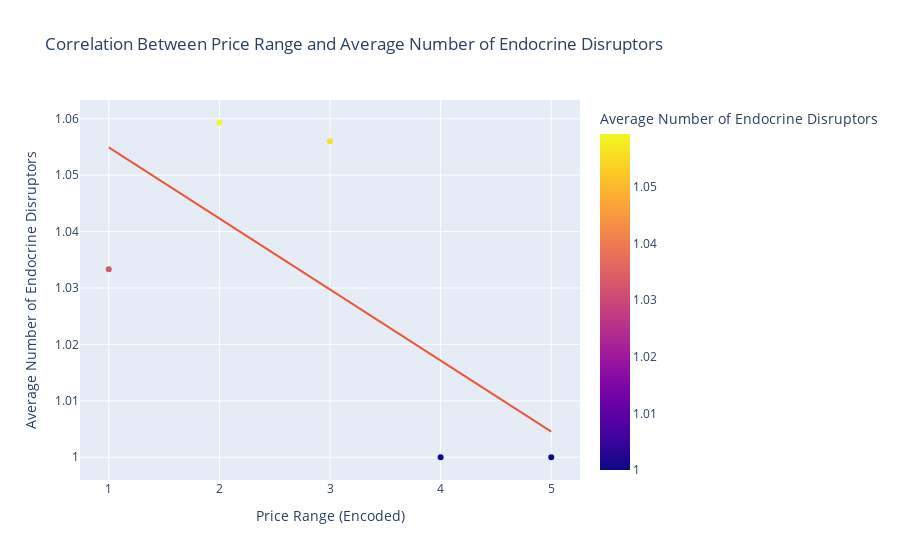

Write notebook code for a chart like this one.
### Markdown cell above
### **Question 3: Is there any relationship between the economic value and the number of endocrine disruptors? <br>Do more expensive brands contain fewer disruptors, while cheaper brands contain more?**

### Code cell
# Assuming final_ingredients_df is your existing DataFrame with relevant data

# Step 2: Filter the DataFrame to include only products with endocrine disruptors
disruptor_products = final_ingredients_df[final_ingredients_df['contains_disruptors'] == 'Yes']

# Step 3: Define a function to categorize prices
def categorize_price(price):
    if price < 20:
        return 'Low'
    elif 20 <= price < 50:
        return 'Medium'
    elif 50 <= price < 100:
        return 'High'
    elif 100 <= price < 200:
        return 'Very High'
    else:
        return 'Luxury'  # For prices above 200

# Step 4: Apply the function to create a new column for price range
disruptor_products['price_range'] = disruptor_products['price'].apply(categorize_price)

# Step 5: Calculate the average number of endocrine disruptors by price range
average_disruptors = disruptor_products.groupby('price_range')['number_disruptors'].mean()

# Step 6: Sort the results based on the predefined price range order
price_order = ['Low', 'Medium', 'High', 'Very High', 'Luxury']
average_disruptors = average_disruptors.reindex(price_order)

# Display the resulting Series
print("Average number of endocrine disruptors by price range:")
print(average_disruptors)

# Step 7: Create a DataFrame for correlation analysis
# Encode the price ranges into numerical values
price_mapping = {
    'Low': 1,
    'Medium': 2,
    'High': 3,
    'Very High': 4,
    'Luxury': 5
}

# Create the correlation DataFrame
correlation_df = pd.DataFrame({
    'Price Range': average_disruptors.index,
    'Average Number of Disruptors': average_disruptors.values
})

# Encode the Price Range
correlation_df['Encoded Price Range'] = correlation_df['Price Range'].map(price_mapping)

# Step 8: Calculate the Pearson correlation coefficient
correlation = correlation_df['Encoded Price Range'].corr(correlation_df['Average Number of Disruptors'])

# Display the correlation result
print(f"Pearson correlation coefficient between price range and average number of endocrine disruptors: {correlation:.2f}")

# Step 9: Create the scatter plot
fig = px.scatter(correlation_df,
                 x='Encoded Price Range',
                 y='Average Number of Disruptors',
                 title='Correlation Between Price Range and Average Number of Endocrine Disruptors',
                 labels={'Encoded Price Range': 'Price Range (Encoded)', 
                         'Average Number of Disruptors': 'Average Number of Endocrine Disruptors'},
                 trendline='ols',  # Add a trendline to see the correlation more clearly
                 color='Average Number of Disruptors')

# Update y-axis to show only integer values
fig.update_xaxes(tickvals=[0, 1, 2, 3, 4, 5], ticktext=["0", "1", "2", "3","4","5"])

# Show the plot
fig.show()

### Figure 1 — Plotly figure (JSON) as saved in the notebook; plotly's stock layout.template omitted (floating-point values rounded to 4 significant figures)
{"data": [{"hovertemplate": "Price Range (Encoded)=%{x}<br>Average Number of Endocrine Disruptors=%{marker.color}<extra></extra>", "legendgroup": "", "marker": {"color": [1.033, 1.059, 1.056, 1, 1], "coloraxis": "coloraxis", "symbol": "circle"}, "mode": "markers", "name": "", "orientation": "v", "showlegend": false, "type": "scatter", "x": [1, 2, 3, 4, 5], "xaxis": "x", "y": [1.033, 1.059, 1.056, 1, 1], "yaxis": "y"}, {"hovertemplate": "<b>OLS trendline</b><br>Average Number of Disruptors = -0.0125955 * Encoded Price Range + 1.06751<br>R<sup>2</sup>=0.474345<br><br>Price Range (Encoded)=%{x}<br>Average Number of Endocrine Disruptors=%{y} <b>(trend)</b><extra></extra>", "legendgroup": "", "marker": {"symbol": "circle"}, "mode": "lines", "name": "", "showlegend": false, "type": "scatter", "x": [1, 2, 3, 4, 5], "xaxis": "x", "y": [1.055, 1.042, 1.03, 1.017, 1.005], "yaxis": "y"}], "layout": {"coloraxis": {"colorbar": {"title": {"text": "Average Number of Endocrine Disruptors"}}, "colorscale": [[0, "#0d0887"], [0.1111, "#46039f"], [0.2222, "#7201a8"], [0.3333, "#9c179e"], [0.4444, "#bd3786"], [0.5556, "#d8576b"], [0.6667, "#ed7953"], [0.7778, "#fb9f3a"], [0.8889, "#fdca26"], [1, "#f0f921"]]}, "legend": {"tracegroupgap": 0}, "title": {"text": "Correlation Between Price Range and Average Number of Endocrine Disruptors"}, "xaxis": {"anchor": "y", "domain": [0, 1], "ticktext": ["0", "1", "2", "3", "4", "5"], "tickvals": [0, 1, 2, 3, 4, 5], "title": {"text": "Price Range (Encoded)"}}, "yaxis": {"anchor": "x", "domain": [0, 1], "title": {"text": "Average Number of Endocrine Disruptors"}}}}
